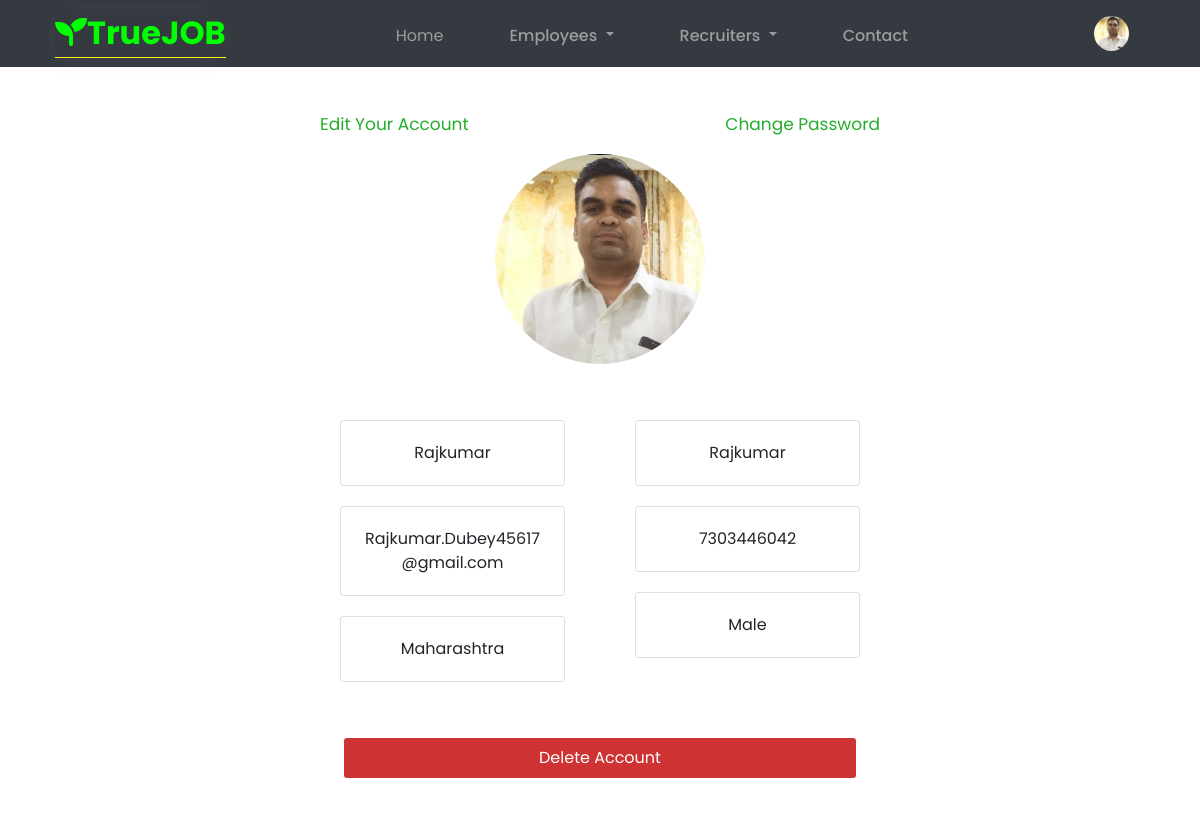
Screenshot of /accounts/ (signed in) with the database file from the repository.
### app/models.py (models this page shows, shortened)
class UserAccount(AbstractBaseUser):
    image = models.ImageField(verbose_name='Image',upload_to='profile_image/%y')
    first_name = models.CharField(verbose_name='Full Name',max_length=2000)
    username = models.CharField(verbose_name='Username',unique=True,max_length=2000)
    email = models.EmailField(verbose_name='Email',unique=True)
    phone = models.CharField(verbose_name='Phone Number',unique=True,max_length=13)
    state = models.CharField(verbose_name='State',max_length=20,choices=STATE_TYPES)
    gender = models.CharField(verbose_name='Gender',max_length=20,choices=GENDER_TYPE)
    date_joined = models.DateTimeField(verbose_name='Date Joined',auto_now=True)
    last_login = models.DateTimeField(verbose_name='Last Login',auto_now_add=True)
    is_active = models.BooleanField(default=True)
    is_admin = models.BooleanField(default=False)
    is_superuser = models.BooleanField(default=False)
    is_staff = models.BooleanField(default=False)
    USERNAME_FIELD = 'email'
    REQUIRED_FIELDS = ['username']
    objects = UserBaseManager()

### app/views.py (the view)
# urls.py: path('accounts/',views.Accounts,name='accounts'),
def Accounts(request):
    return render(request, 'app/account.html')

### app/templates/app/account.html (shortened to what this page needs)
<!DOCTYPE html>
{% load static %}
<html lang="en" dir="ltr">
  <head>
    <link rel="stylesheet" href="https://stackpath.bootstrapcdn.com/bootstrap/4.3.1/css/bootstrap.min.css"
>
    <link rel="stylesheet" href="{% static 'app/css/account.css' %}" />
    <link
      rel="stylesheet"
      href="https://cdnjs.cloudflare.com/ajax/libs/font-awesome/6.0.0/css/all.min.css"
    />
  </head>
  <body id="test">
    <nav class="navbar sticky-top navbar-dark bg-dark  navbar-expand-lg ">
      <div class="container" style="max-width: 70rem;">
        <a class="logo" href="{% url 'index' %}"><i class="fa-solid fa-seedling"></i>TrueJOB</a>
        <div class="collapse navbar-collapse" id="navbarSupportedContent">
          <ul class="navbar-nav" style="width: 100%;justify-content: center;">
            <li class="nav-item nav_first" style="padding-top: 4px;">
                <a class="nav-link" href="/">Home</a>
            </li>
            <li class="nav-item _divfgt" style="padding-top: 4px;">
                <a class="nav-link dropdown-toggle" href="#" id="navbarDropdown" role="button"
                    data-toggle="dropdown" aria-haspopup="true" aria-expanded="false">
                    Employees
                </a>
            </li>
            <li class="nav-item _divfgt" style="padding-top: 4px;">
                <a class="nav-link dropdown-toggle" href="#" id="navbarDropdown" role="button"
                    data-toggle="dropdown" aria-haspopup="true" aria-expanded="false">
                    Recruiters
                </a>
            </li>
            <li class="nav-item _divfgt" style="padding-top: 4px;">
                {% if request.user.is_authenticated %}
                <a class="nav-link" href="{% url 'contact' %}">Contact</a>
                {% else %}
                <a class="nav-link" href="{% url 'login' %}">Contact</a>
                {% endif %}
            </li>
          </ul>
          <div class="btn-group">
            <a class="nav-link dropdown" href="#" id="navbarDropdown" role="button" data-toggle="dropdown"
                aria-haspopup="true" aria-expanded="false">
                {% if request.user.image %}
                <img src="{{request.user.image.url}}" width="35" height="35" style="border-radius: 50%;" alt="">
                {% else %}
                <i class="fa fa-user-circle fa-2x" style="color: #b3e671;"></i>
                {% endif %}
            </a>
        </div>
      </div>
    </nav>
    <div class="container mt-3 pb-5" style="max-width: 40rem">
      <div class="_condgt">
        <div class="link_edit d-flex">
          <p class="left_edit">
            <a class="_par_lik" href="{% url 'accountsedits' request.user.id %}">
              Edit Your Account
            </a>
          </p>
          <p class="right_edit">
            <a class="_par_lik" href="{% url 'settings' %}">
              Change Password
            </a>
          </p>
        </div>
        <div class="fgyh text-center">
          {% if request.user.image %}
          <img src="{{request.user.image.url}}" class="img-fluid img_profil" alt="">
          {% else %}
          <div style="font-size: 20px">
            <i class="fa fa-user-circle fa-10x" style="color: #b3e671"></i>
          </div>
          {% endif %}
        </div>
        <div class="card mt-3" style="border: none;">
          <div class="row g-0">
            <div class="col-md-6 para_group">
              <div class="card-body text-center">
                <p class="card-title">{{request.user.first_name}}</p>
                <p class="card-title">{{request.user.email}}</p>
                <p class="card-title">{{request.user.state}}</p>
              </div>
            </div>
            <div class="col-md-6 para_group">
              <div class="card-body text-center">
                <p class="card-title">{{request.user.username}}</p>
                <p class="card-title">{{request.user.phone}}</p>
                <p class="card-title">{{request.user.gender}}</p>
              </div>
            </div>
          </div>
          <div class="del_input p-4">
            <button type="button" id="btn_type" class="BTN_SUB">Delete Account</button>
          </div>
        </div>
      </div>
    </div>
  </body>
</html>

### app/static/app/css/account.css (style rules this page uses)
* { margin: 0; padding: 0; box-sizing: border-box; font-family: "Poppins", sans-serif; }
.logo { text-decoration: none; font-size: 2rem; border-bottom: 1px solid yellow; transition: all 0.30s; box-shadow: -2px 2px 22px -11px rgba(201, 184, 184, 0.75); -webkit-box-shadow: -2px 2px 22px -11px rgba(117, 113, 113, 0.75); -moz-box-shadow: -2px 2px 22px -11px rgba(0, 0, 0, 0.75); color: lime; font-weight: 700; }
.nav-link { color: rgb(12, 12, 12); }
.nav_first { padding-left: 0px; }
._divfgt { color: rgb(7, 7, 78); font-weight: 500; padding-left: 50px; }
.img_profil { border-radius: 50%; width: 210px; height: 210px; }
._condgt { border: none; border-radius: 5px; padding: 25px; }
.para_group p { border: 1px solid #dfdfdf; border-radius: 3px; padding: 20px; margin-top: 20px; }
.left_edit { font-size: 20px; width: 100%; }
.right_edit { font-size: 20px; width: 100%; text-align: right; }
._par_lik { font-size: 17px; text-decoration: none; color: #24ad2a; }
.BTN_SUB { border: none; width: 100%; padding: 8px; border-radius: 3px; color: #ffffff; background-color: #ce3232; }

### rows the page displays
UserAccount: user.image (picture), user.first_name "Rajkumar", user.email "Rajkumar.Dubey45617@gmail.com", user.state "Maharashtra", user.username "Rajkumar", user.phone "7303446042", user.gender "Male"
